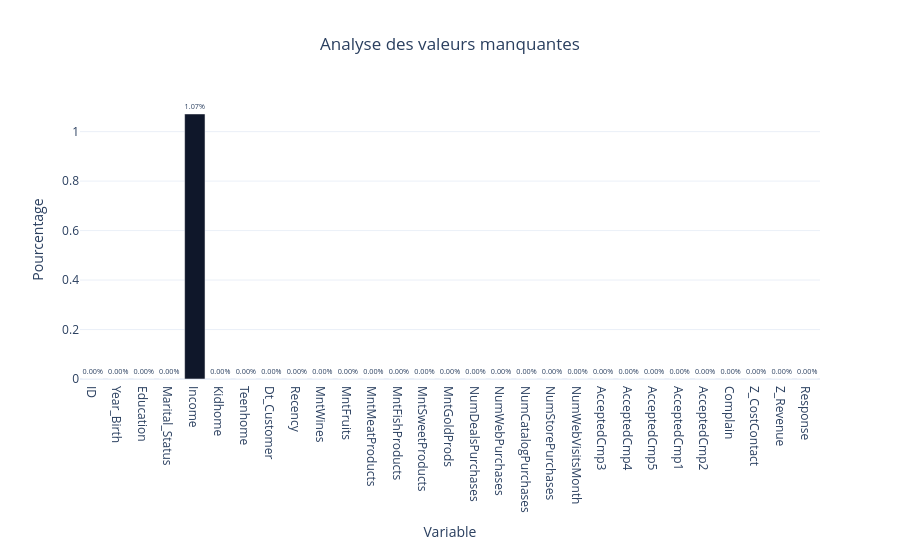

Here is the notebook cell this chart was saved with:
### Code cell
# ============================================
# VISUALISATION DES VALEURS MANQUANTES
# ============================================

fig = px.bar(
    missing_values,

    x="Variable",
    y="Pourcentage",

    color="Pourcentage",

    text="Pourcentage",

    color_continuous_scale=[
        "#06B6D4",
        "#7C3AED",
        "#0F172A"
    ],

    title="Analyse des valeurs manquantes"
)

fig.update_traces(
    texttemplate='%{text:.2f}%',
    textposition='outside'
)

fig.update_layout(
    template="plotly_white",

    height=550,

    title_x=0.5,

    coloraxis_showscale=False
)

fig.show()

### Figure 1 — Plotly figure (JSON) as saved in the notebook; plotly's stock layout.template omitted (floating-point values rounded to 4 significant figures)
{"data": [{"hovertemplate": "Variable=%{x}<br>Pourcentage=%{marker.color}<extra></extra>", "legendgroup": "", "marker": {"color": [0.0, 0.0, 0.0, 0.0, 1.071, 0.0, 0.0, 0.0, 0.0, 0.0, 0.0, 0.0, 0.0, 0.0, 0.0, 0.0, 0.0, 0.0, 0.0, 0.0, 0.0, 0.0, 0.0, 0.0, 0.0, 0.0, 0.0, 0.0, 0.0], "coloraxis": "coloraxis", "pattern": {"shape": ""}}, "name": "", "orientation": "v", "showlegend": false, "text": [0.0, 0.0, 0.0, 0.0, 1.071, 0.0, 0.0, 0.0, 0.0, 0.0, 0.0, 0.0, 0.0, 0.0, 0.0, 0.0, 0.0, 0.0, 0.0, 0.0, 0.0, 0.0, 0.0, 0.0, 0.0, 0.0, 0.0, 0.0, 0.0], "textposition": "outside", "texttemplate": "%{text:.2f}%", "type": "bar", "x": ["ID", "Year_Birth", "Education", "Marital_Status", "Income", "Kidhome", "Teenhome", "Dt_Customer", "Recency", "MntWines", "MntFruits", "MntMeatProducts", "MntFishProducts", "MntSweetProducts", "MntGoldProds", "NumDealsPurchases", "NumWebPurchases", "NumCatalogPurchases", "NumStorePurchases", "NumWebVisitsMonth", "AcceptedCmp3", "AcceptedCmp4", "AcceptedCmp5", "AcceptedCmp1", "AcceptedCmp2", "Complain", "Z_CostContact", "Z_Revenue", "Response"], "xaxis": "x", "y": [0.0, 0.0, 0.0, 0.0, 1.071, 0.0, 0.0, 0.0, 0.0, 0.0, 0.0, 0.0, 0.0, 0.0, 0.0, 0.0, 0.0, 0.0, 0.0, 0.0, 0.0, 0.0, 0.0, 0.0, 0.0, 0.0, 0.0, 0.0, 0.0], "yaxis": "y"}], "layout": {"barmode": "relative", "coloraxis": {"colorbar": {"title": {"text": "Pourcentage"}}, "colorscale": [[0, "#06B6D4"], [0.5, "#7C3AED"], [1, "#0F172A"]], "showscale": false}, "height": 550, "legend": {"tracegroupgap": 0}, "title": {"text": "Analyse des valeurs manquantes", "x": 0.5}, "xaxis": {"anchor": "y", "domain": [0, 1], "title": {"text": "Variable"}}, "yaxis": {"anchor": "x", "domain": [0, 1], "title": {"text": "Pourcentage"}}}}
